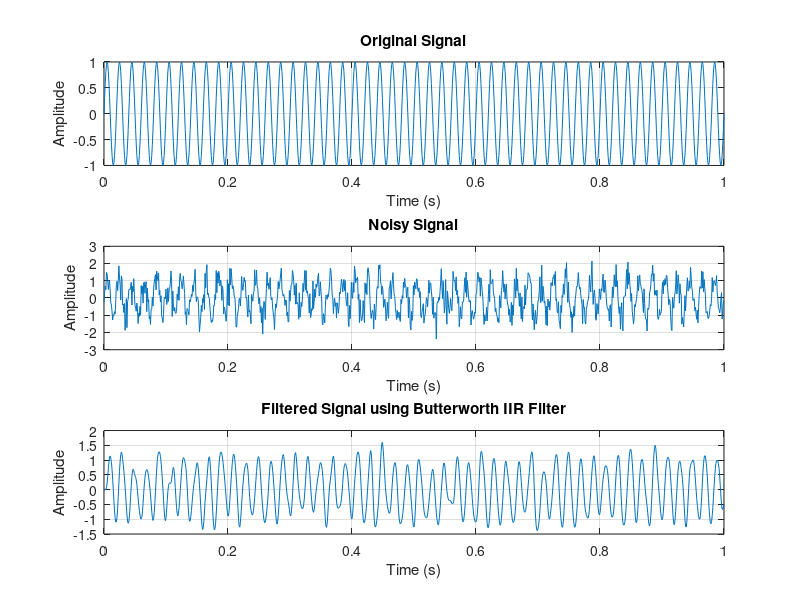

Write MATLAB code to recreate this figure.
clc;
clear;
close all;

%% Generate Original Signal

fs = 1000;                  % Sampling frequency (Hz)
t = 0:1/fs:1;               % Time vector

signal = sin(2*pi*50*t);    % 50 Hz sine wave

%% Add White Gaussian Noise

noise = 0.5*randn(size(signal));
noisy_signal = signal + noise;

%% Design Butterworth Low-Pass IIR Filter

filter_order = 4;
cutoff_frequency = 100;     % Cutoff frequency (Hz)

normalized_cutoff = cutoff_frequency/(fs/2);

[b,a] = butter(filter_order, normalized_cutoff, 'low');

%% Apply Filter

filtered_signal = filter(b,a,noisy_signal);

%% Plot Results

figure;

subplot(3,1,1)
plot(t,signal)
grid on
title('Original Signal')
xlabel('Time (s)')
ylabel('Amplitude')

subplot(3,1,2)
plot(t,noisy_signal)
grid on
title('Noisy Signal')
xlabel('Time (s)')
ylabel('Amplitude')

subplot(3,1,3)
plot(t,filtered_signal)
grid on
title('Filtered Signal using Butterworth IIR Filter')
xlabel('Time (s)')
ylabel('Amplitude')
